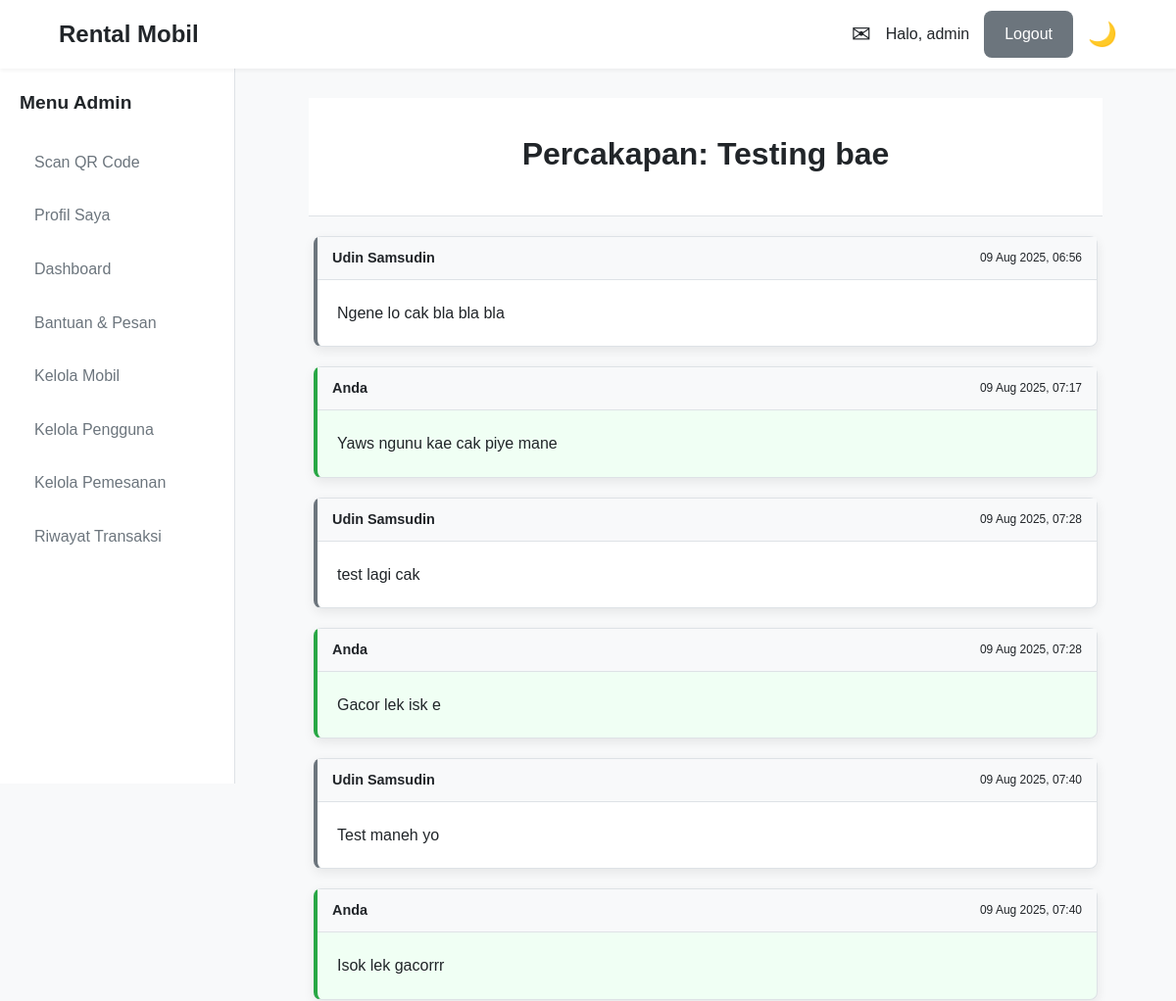
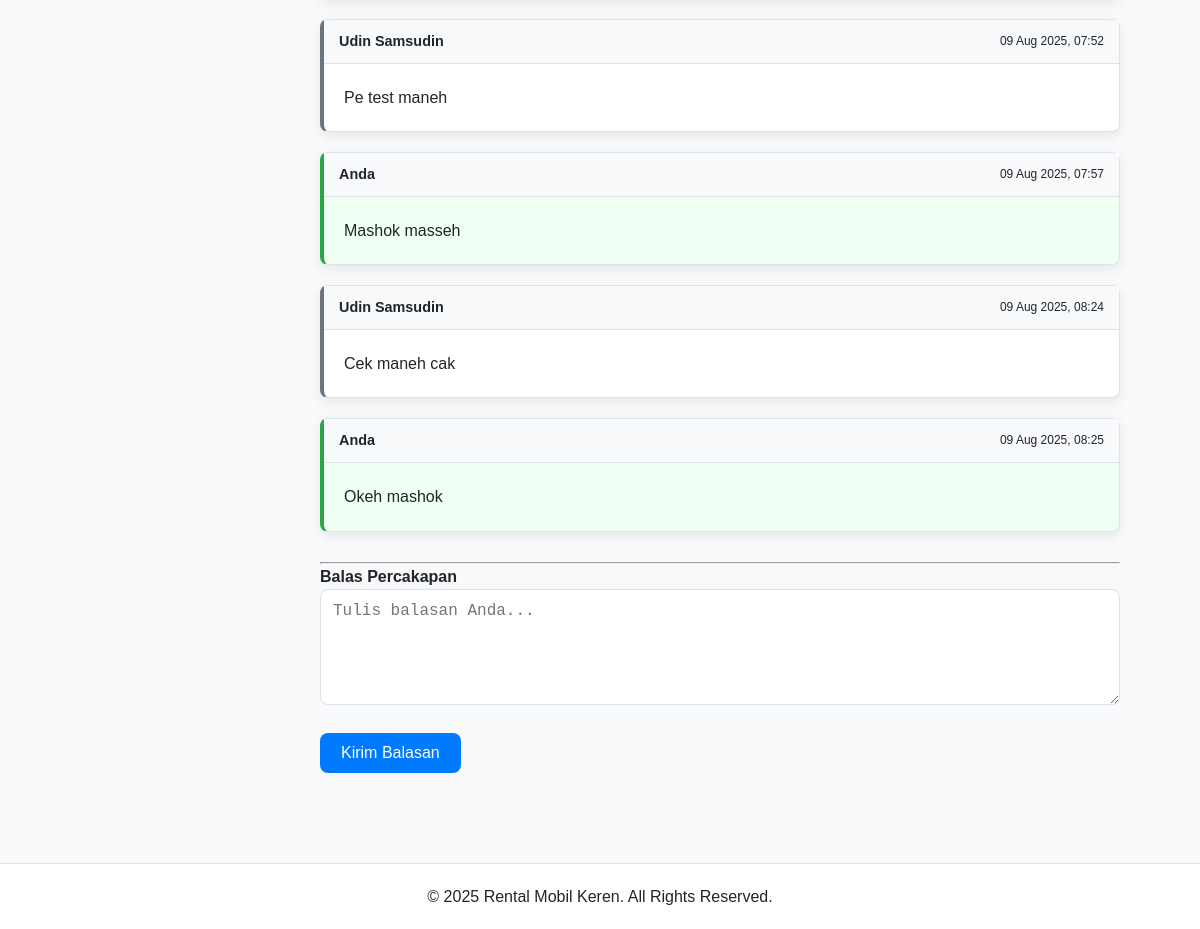
The app's page /actions/pesan/detail.php?id=1 (signed in) with its own data (2 pictures, top to bottom).
### tables this page shows
CREATE TABLE `pesan_bantuan` (
  `id_pesan` int(11) NOT NULL,
  `id_pengirim` int(11) NOT NULL,
  `id_penerima` int(11) DEFAULT NULL,
  `parent_id` int(11) DEFAULT NULL,
  `subjek` varchar(255) NOT NULL,
  `isi_pesan` text NOT NULL,
  `waktu_kirim` timestamp NOT NULL DEFAULT current_timestamp(),
  `status_pesan` enum('Belum Dibaca','Sudah Dibaca','Dibalas') NOT NULL DEFAULT 'Belum Dibaca',
  `updated_at` timestamp NOT NULL DEFAULT current_timestamp() ON UPDATE current_timestamp()
);

CREATE TABLE `pengguna` (
  `id_pengguna` int(11) NOT NULL,
  `username` varchar(50) NOT NULL,
  `password` varchar(255) NOT NULL,
  `nama_lengkap` varchar(100) NOT NULL,
  `nik` varchar(16) DEFAULT NULL,
  `foto_ktp` varchar(255) DEFAULT NULL,
  `email` varchar(100) NOT NULL,
  `no_telp` varchar(15) NOT NULL,
  `alamat` text DEFAULT NULL,
  `role` enum('Admin','Karyawan','Pelanggan') NOT NULL DEFAULT 'Pelanggan',
  `created_at` timestamp NOT NULL DEFAULT current_timestamp()
);

### actions/pesan/detail.php (the view, shortened to what this page needs)
<?php
require_once '../../includes/config.php';
$id_pesan_utama = isset($_GET['id']) ? (int)$_GET['id'] : 0;
try {
    $stmt_main = $pdo->prepare("SELECT p.*, u.nama_lengkap FROM pesan_bantuan p JOIN pengguna u ON p.id_pengirim = u.id_pengguna WHERE p.id_pesan = ?");
    $stmt_main->execute([$id_pesan_utama]);
    $pesan_utama = $stmt_main->fetch();
    $stmt_thread = $pdo->prepare("
        SELECT p.*, u.nama_lengkap, u.role FROM pesan_bantuan p
        JOIN pengguna u ON p.id_pengirim = u.id_pengguna
        WHERE p.id_pesan = ? OR p.parent_id = ?
        ORDER BY p.waktu_kirim ASC
    ");
    $stmt_thread->execute([$id_pesan_utama, $id_pesan_utama]);
    $semua_pesan = $stmt_thread->fetchAll();
} catch (PDOException $e) { die("Error: ".$e->getMessage()); }
require_once '../../includes/header.php';
?>
<div class="page-header"><h1>Percakapan: <?= htmlspecialchars($pesan_utama['subjek']) ?></h1></div>
<div class="message-thread">
    <?php foreach ($semua_pesan as $pesan):
        $is_pengirim_session = ($pesan['id_pengirim'] === $id_pengguna_session);
        $card_class = $is_pengirim_session ? 'my-message' : 'their-message';
        $nama_pengirim = $is_pengirim_session ? 'Anda' : htmlspecialchars($pesan['nama_lengkap']);
    ?>
        <div class="message-card <?= $card_class ?>">
            <div class="message-header">
                <strong><?= $nama_pengirim ?></strong>
                <small><?= date('d M Y, H:i', strtotime($pesan['waktu_kirim'])) ?></small>
            </div>
            <div class="message-body">
                <p><?= nl2br(htmlspecialchars($pesan['isi_pesan'])) ?></p>
            </div>
        </div>
    <?php endforeach; ?>
    <div class="message-reply-form">
        <hr>
        <h4>Balas Percakapan</h4>
        <form action="balas.php" method="POST">
            <div class="form-group">
                <textarea name="isi_pesan" rows="5" required placeholder="Tulis balasan Anda..."></textarea>
            </div>
            <button type="submit" class="btn btn-primary">Kirim Balasan</button>
        </form>
    </div>
</div>
<?php require_once '../../includes/footer.php'; ?>

### assets/css/style.css (style rules this page uses)
:root { --primary-color: #007bff; --secondary-color: #6c757d; --success-color: #28a745; --danger-color: #dc3545; --warning-color: #ffc107; --info-color: #17a2b8; --bg-color: #f8f9fa; --surface-color: #ffffff; --text-color: #212529; --muted-text-color: #6c757d; --border-color: #dee2e6; --font-family: 'Poppins', sans-serif; --header-height: 70px; --sidebar-width: 240px; --border-radius: 8px; --box-shadow: 0 4px 12px rgba(0, 0, 0, 0.08); }
* { margin: 0; padding: 0; box-sizing: border-box; }
body { font-family: var(--font-family); background-color: var(--bg-color); color: var(--text-color); line-height: 1.6; }
.btn { display: inline-block; padding: 10px 20px; font-size: 1rem; font-weight: 500; border: 1px solid transparent; border-radius: var(--border-radius); cursor: pointer; transition: all 0.2s; text-align: center; }
.btn-primary { background-color: var(--primary-color); color: #fff; }
.form-group { margin-bottom: 20px; }
.form-group input, .form-group select, .form-group textarea { width: 100%; padding: 12px; border: 1px solid var(--border-color); border-radius: var(--border-radius); font-size: 1rem; }
.page-header { background-color: var(--surface-color); padding: 2rem 0; text-align: center; margin-bottom: 30px; border-bottom: 1px solid var(--border-color); }
.page-header h1 { margin-bottom: 5px; }

### assets/css/dashboard.css (style rules this page uses)
.page-header { margin-bottom: 20px; }
.message-thread { max-width: 800px; margin: 20px auto; }
.message-card { border: 1px solid var(--border-color); border-radius: var(--border-radius); margin-bottom: 20px; background-color: var(--surface-color); box-shadow: var(--box-shadow); }
.message-header { display: flex; justify-content: space-between; align-items: center; background-color: var(--bg-color); padding: 10px 15px; border-bottom: 1px solid var(--border-color); font-size: 0.9rem; }
.message-body { padding: 20px; }
.message-body p { line-height: 1.7; }
.message-reply-form { margin-top: 30px; }
.my-message { border-left: 4px solid var(--success-color); background-color: #f0fff4; }
.their-message { border-left: 4px solid var(--secondary-color); }

### records on screen
pesan_bantuan: subjek "Testing bae", id_pengirim.nama_lengkap "Udin Samsudin", waktu_kirim "09 Aug 2025, 06:56", isi_pesan "Ngene lo cak bla bla bla"
pesan_bantuan: id_pengirim "Anda", waktu_kirim "09 Aug 2025, 07:17", isi_pesan "Yaws ngunu kae cak piye mane"
pesan_bantuan: id_pengirim.nama_lengkap "Udin Samsudin", waktu_kirim "09 Aug 2025, 07:28", isi_pesan "test lagi cak"
pesan_bantuan: id_pengirim "Anda", waktu_kirim "09 Aug 2025, 07:28", isi_pesan "Gacor lek isk e"
pesan_bantuan: id_pengirim.nama_lengkap "Udin Samsudin", waktu_kirim "09 Aug 2025, 07:40", isi_pesan "Test maneh yo"
pesan_bantuan: id_pengirim "Anda", waktu_kirim "09 Aug 2025, 07:40", isi_pesan "Isok lek gacorrr"
pesan_bantuan: id_pengirim.nama_lengkap "Udin Samsudin", waktu_kirim "09 Aug 2025, 07:52", isi_pesan "Pe test maneh"
pesan_bantuan: id_pengirim "Anda", waktu_kirim "09 Aug 2025, 07:57", isi_pesan "Mashok masseh"
pesan_bantuan: id_pengirim.nama_lengkap "Udin Samsudin", waktu_kirim "09 Aug 2025, 08:24", isi_pesan "Cek maneh cak"
pesan_bantuan: id_pengirim "Anda", waktu_kirim "09 Aug 2025, 08:25", isi_pesan "Okeh mashok"

### other values on screen
$sapaan "admin"
$_SESSION['role'] "Admin"
